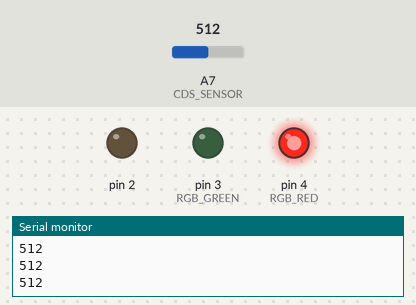
The sketch below on a simulated Arduino Nano, built with avr-gcc and run on an emulated ATmega328P. Shown: output pins drawn as LEDs (lit = HIGH), the last lines printed to the serial monitor. Inputs (shaded band) come from the test bench; at power-on: A7 (CDS_SENSOR) = 512.

Above: at 1.3 s.
1.4 s: A7 (CDS_SENSOR) set to 590
2.9 s: A7 (CDS_SENSOR) set to 613
At 3.8 s:
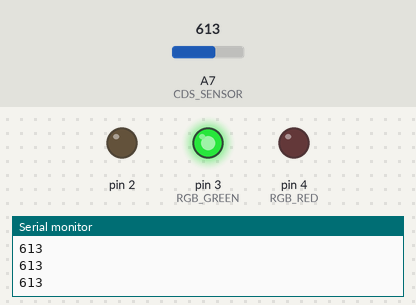
4.4 s: A7 (CDS_SENSOR) set to 682
5.9 s: A7 (CDS_SENSOR) set to 709
At 6.6 s:
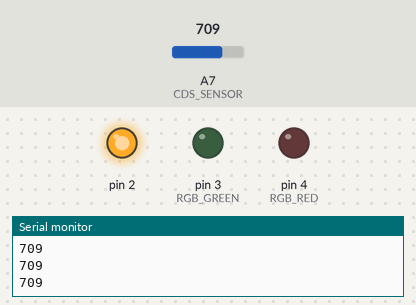
7.4 s: A7 (CDS_SENSOR) set to 690
At 8.0 s:
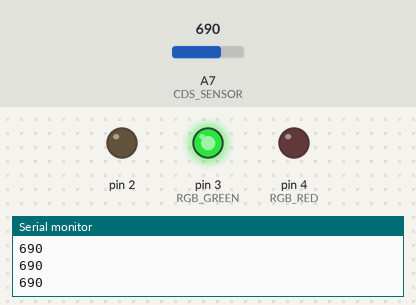
8.9 s: A7 (CDS_SENSOR) set to 710
At 9.4 s:
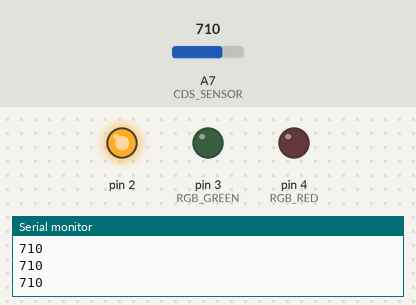
Timing chart, 0 to 11.4 s (numbered marks = the images above; inputs shaded):
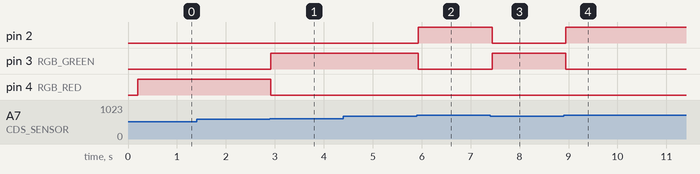

Measured:
- the behaviour switches between 599 and 600 on A7 (CDS_SENSOR) (found by bisection; images 0 and 1)
- the behaviour switches between 699 and 700 on A7 (CDS_SENSOR) (found by bisection; images 1 and 2)
- after the input at 2.9 s, pin 3 (RGB_GREEN): LOW → HIGH at once; pin 4 (RGB_RED): HIGH → LOW at once
- after the input at 5.9 s, pin 2: LOW → HIGH at once; pin 3 (RGB_GREEN): HIGH → LOW at once
- after the input at 7.4 s, pin 2: HIGH → LOW at once; pin 3 (RGB_GREEN): LOW → HIGH at once
- after the input at 8.9 s, pin 2: LOW → HIGH after 0.05 s; pin 3 (RGB_GREEN): HIGH → LOW after 0.05 s

The sketch:

PWM_CDS.ino
```cpp
const uint8_t CDS_SENSOR {A7};

enum
{
  RGB_BLUE = 2U,
  RGB_GREEN,
  RGB_RED,
};

void setup() {
  // put your setup code here, to run once:
  Serial.begin(115200UL);
  pinMode(CDS_SENSOR, INPUT);
  pinMode(RGB_BLUE, OUTPUT);
  pinMode(RGB_RED, OUTPUT);
  pinMode(RGB_GREEN, OUTPUT);
  delay(100UL);
}

void loop() {
  // put your main code here, to run repeatedly:
  Serial.println(analogRead(CDS_SENSOR));
  delay(100);
  if(analogRead(CDS_SENSOR) >= 700)
  {
    digitalWrite(RGB_BLUE, HIGH);
    digitalWrite(RGB_RED, LOW);
    digitalWrite(RGB_GREEN, LOW);
  }
  else if(analogRead(CDS_SENSOR) >= 600)
  {
    digitalWrite(RGB_BLUE, LOW);
    digitalWrite(RGB_GREEN, HIGH);
    digitalWrite(RGB_RED, LOW);
  }
  else if(analogRead(CDS_SENSOR) >= 500)
  {
    digitalWrite(RGB_BLUE, LOW);
    digitalWrite(RGB_GREEN, LOW);
    digitalWrite(RGB_RED, HIGH);
  }
  else
  {
    digitalWrite(RGB_BLUE, LOW);
    digitalWrite(RGB_GREEN, LOW);
    digitalWrite(RGB_RED, LOW);
  }
}
```
